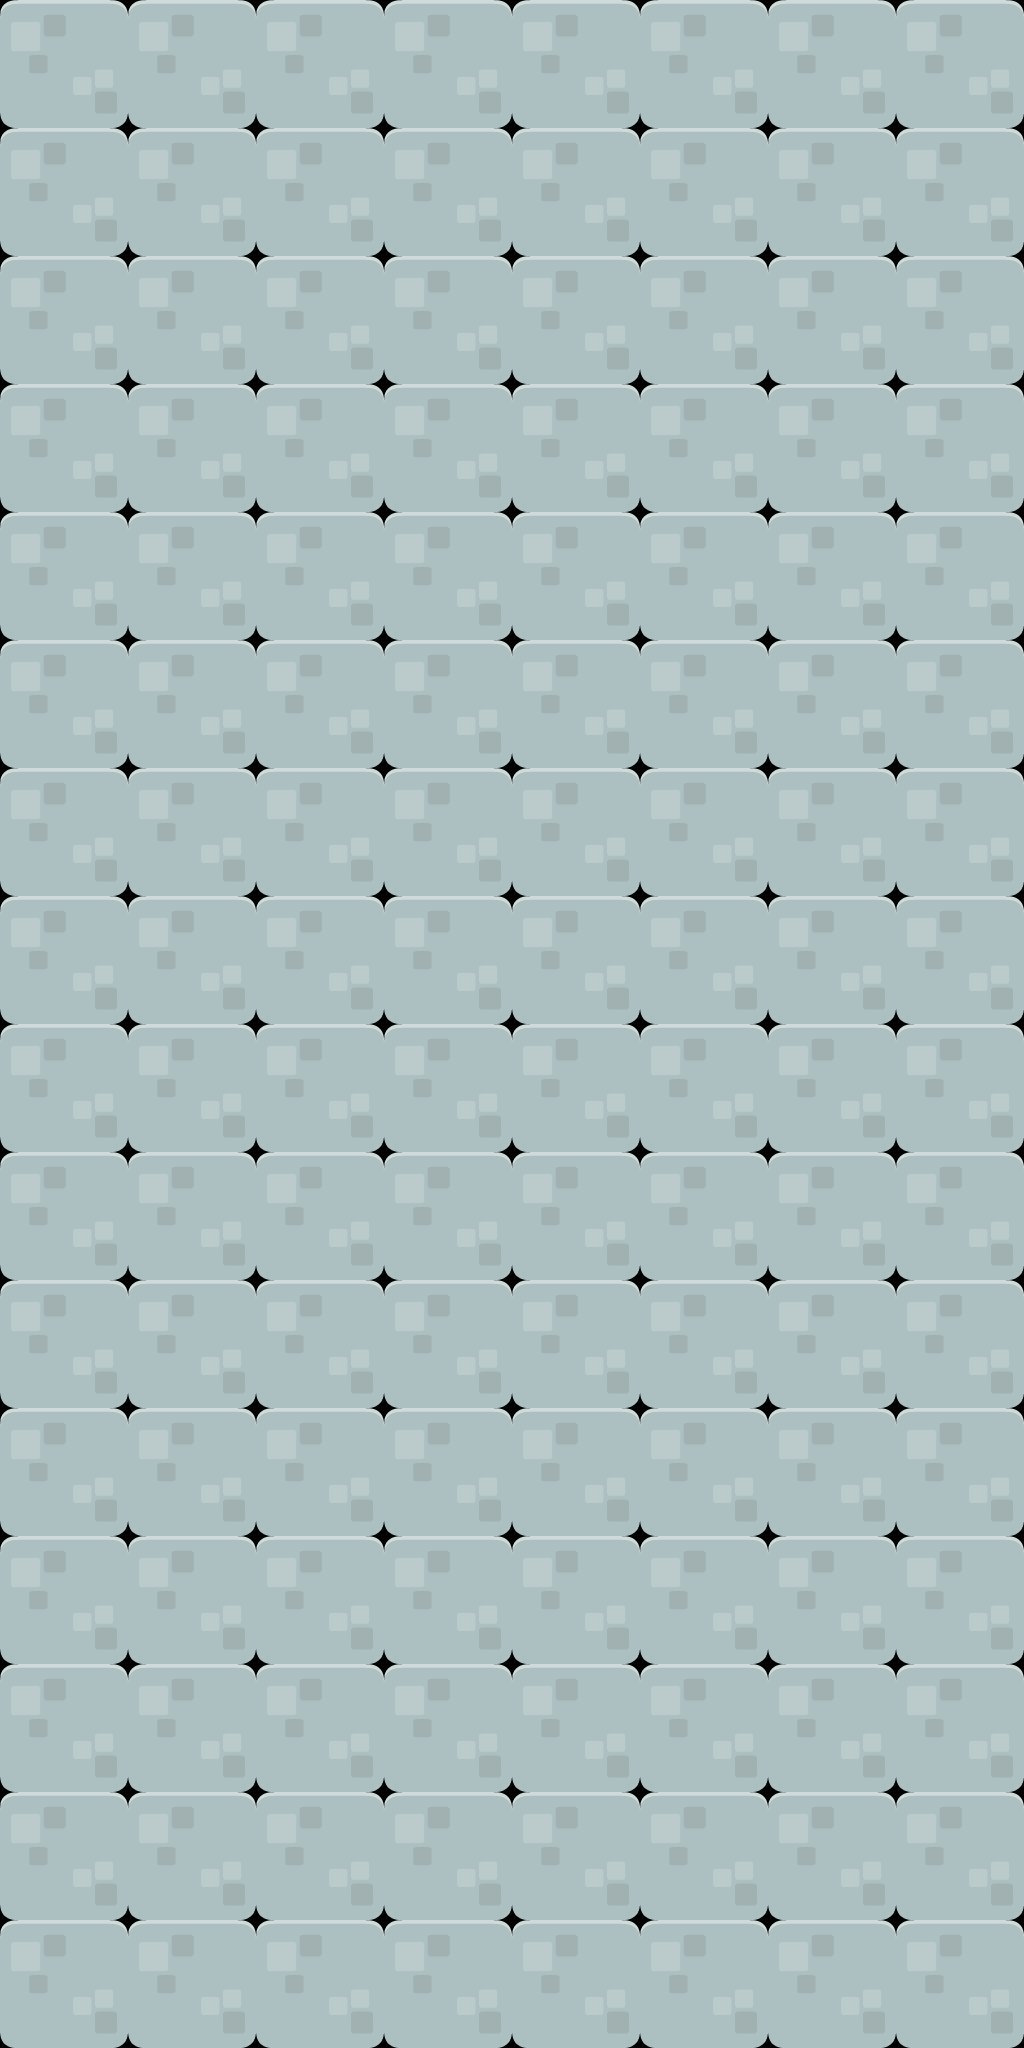

This is a level from a 2D game, rendered from its Tiled map with the project's own tilesets. A one-line summary and the complete map file follow:
An orthogonal 8x16 tile map with 128x128 px tiles, 1 tile layer (Tile Layer 1).

<map version="1.5" tiledversion="1.7.0" orientation="orthogonal" renderorder="right-down" width="8" height="16" tilewidth="128" tileheight="128" infinite="0" nextlayerid="2" nextobjectid="1">
 <tileset firstgid="1" source="grey_brick_tiles.tsx" />
 <layer id="1" name="Tile Layer 1" width="8" height="16">
  <data encoding="csv">
1,1,1,1,1,1,1,1,
1,1,1,1,1,1,1,1,
1,1,1,1,1,1,1,1,
1,1,1,1,1,1,1,1,
1,1,1,1,1,1,1,1,
1,1,1,1,1,1,1,1,
1,1,1,1,1,1,1,1,
1,1,1,1,1,1,1,1,
1,1,1,1,1,1,1,1,
1,1,1,1,1,1,1,1,
1,1,1,1,1,1,1,1,
1,1,1,1,1,1,1,1,
1,1,1,1,1,1,1,1,
1,1,1,1,1,1,1,1,
1,1,1,1,1,1,1,1,
1,1,1,1,1,1,1,1
</data>
 </layer>
</map>
